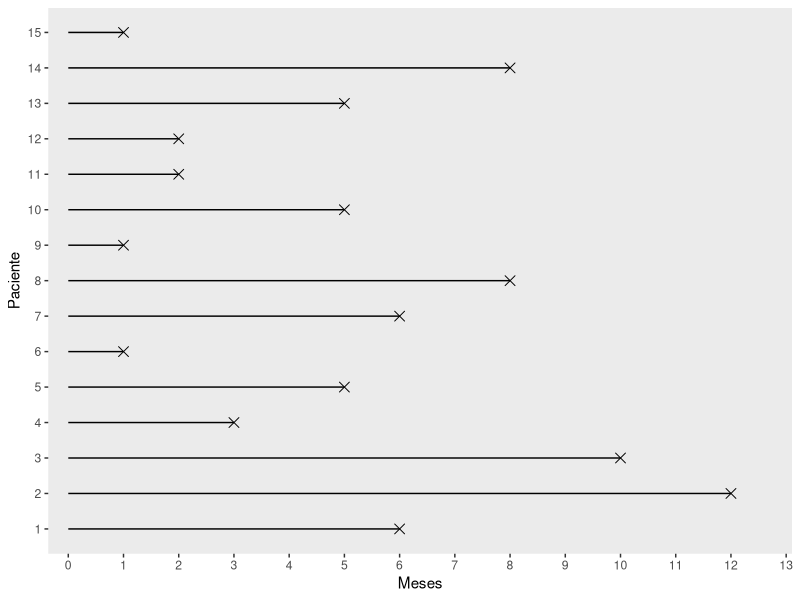
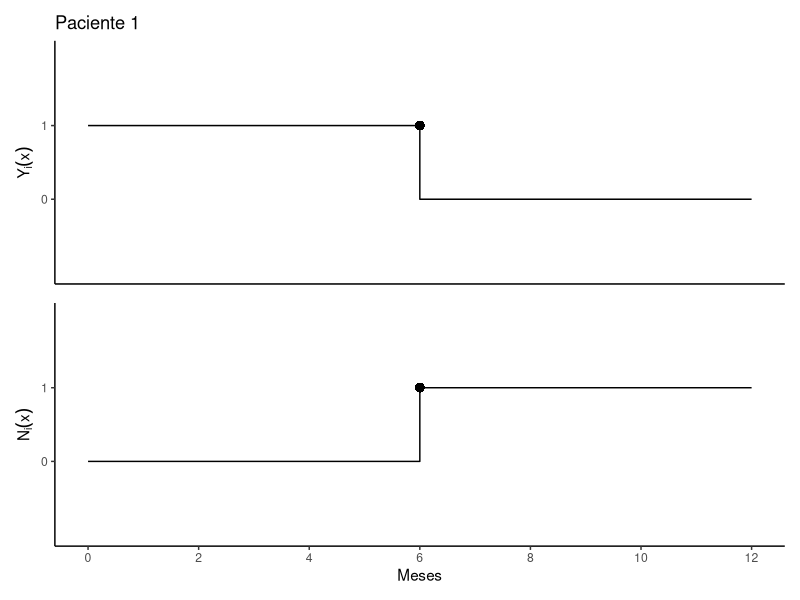
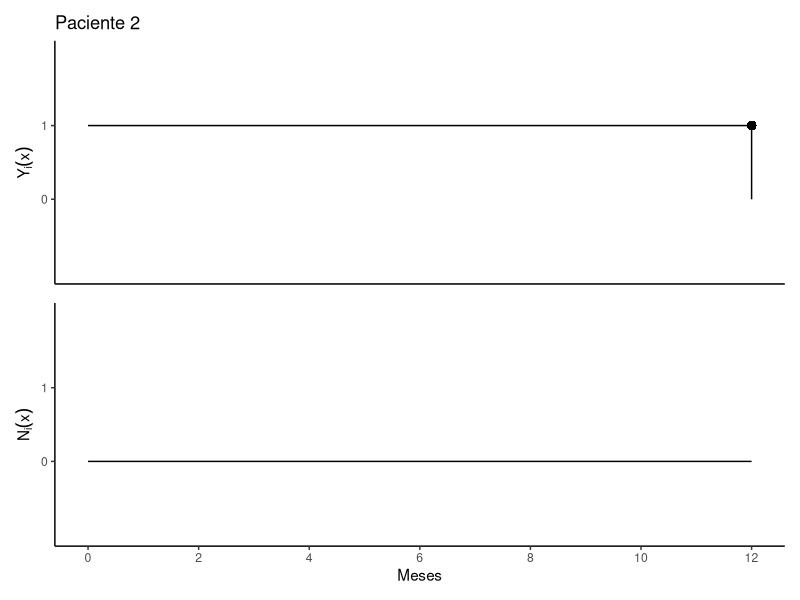
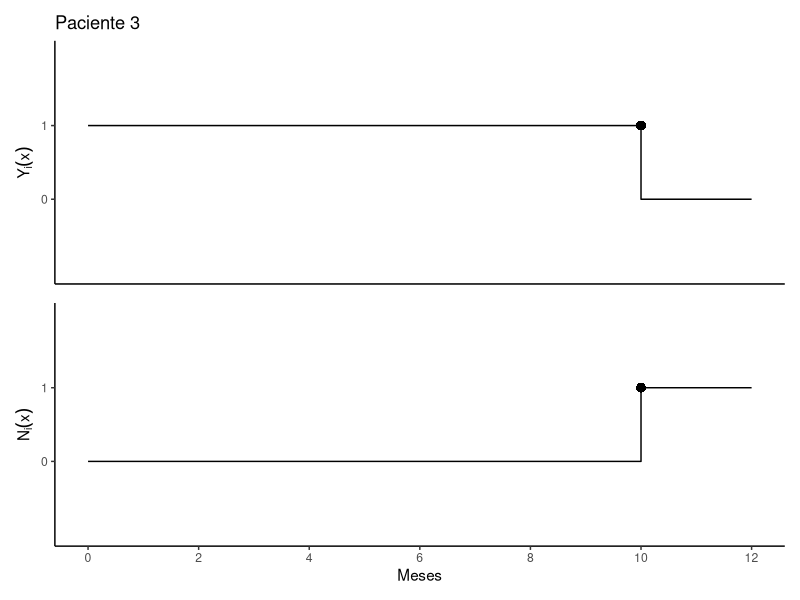
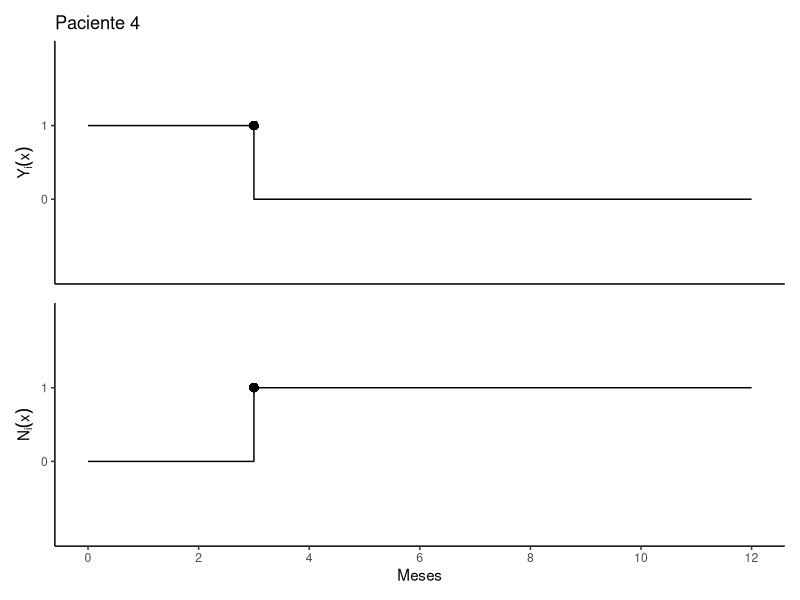
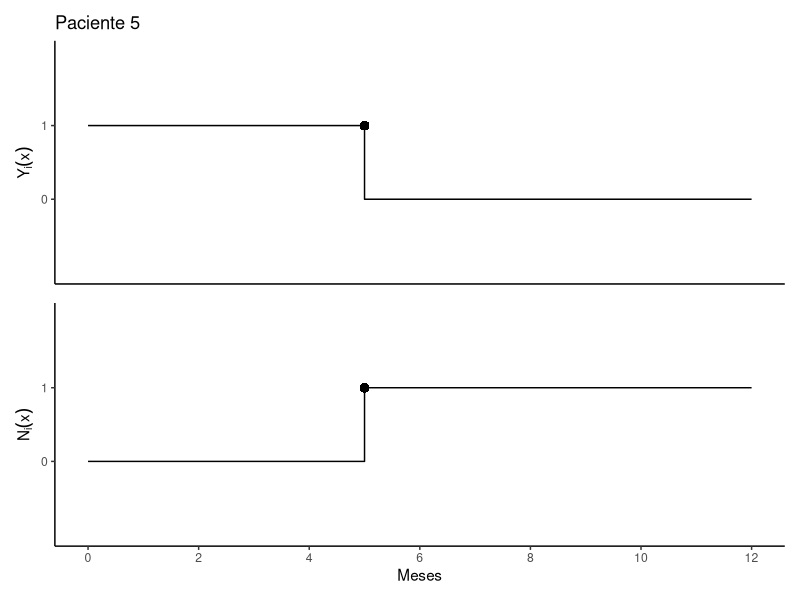

Recreate these plots in R, in order. (Note: this script raises an error after producing the figures.)
# Definição de funções
grup_traj <- function(data, tempo = tempo, id = id) {
  require(ggplot2)
  require(dplyr)
  data <- mutate(data, status2 = recode(status, `1` = 4, `0` = 1))
  y_breaks <- length(data$id)
  x_breaks <- max(data$tempo)

  ggplot(data) +
    geom_point(aes(tempo, id, shape = status2), size = 3) +
    geom_segment(aes(x = 0, y = id, xend = tempo, yend = id)) +
    scale_x_continuous(breaks = scales::extended_breaks(x_breaks),
                       name = "Meses") +
    scale_y_continuous(breaks = scales::extended_breaks(y_breaks),
                       name = "Paciente") +
    scale_shape_identity() +
    theme(panel.grid.minor = element_blank(),
          panel.grid.major = element_blank()) +
    coord_cartesian(xlim = c(0.25, x_breaks + 0.5))
}

indiv_traj <- function(data, i) {
  require(ggplot2)
  require(patchwork)

  tmax  <- max(data$tempo.fim)
  t.ini <- data$tempo.ini[[i]]
  t.fim <- data$tempo.fim[[i]]
  censu <- data$status[[i]]

  individuo_n <- tibble(
    tempo2 = seq(0, tmax + 1, 1),
    Yx = ifelse(tempo2 >= t.ini & tempo2 < t.fim, 1, 0),
    Nx = ifelse(tempo2 >= t.fim & t.fim != tmax, 1, 0),
    status = data$status[[i]])

  pontos.Nx <- tibble(
    x = with(individuo_n, ifelse(Nx != lag(Nx), tempo2, NA_integer_)),
    y = with(individuo_n, ifelse(Nx != lag(Nx), 1, NA_integer_)),
    shape = ifelse(data$status[[i]] == 0 & x == data$tempo.fim[[i]], 1, 16))

  pontos.Yx <- tibble(
    x = with(individuo_n, ifelse(Yx != lag(Yx), tempo2, NA_integer_)),
    y = with(individuo_n, ifelse(Yx != lag(Yx), lag(Yx), NA_integer_)),
    shape = ifelse(data$status[[i]] == 0 & x == data$tempo.fim[[i]], 1, 16))

  g <- ggplot(individuo_n) +
    geom_step(aes(tempo2, Nx), direction = "hv", na.rm = TRUE) +
    geom_point(data = pontos.Nx,
               aes(x, y, shape = shape),
               size = 3,
               na.rm = TRUE) +
    scale_shape_identity() +
    scale_x_continuous(breaks = seq(0, tmax, 2),
                       minor_breaks = NULL,
                       limits = c(0, tmax),
                       name = "Meses") +
    scale_y_continuous(breaks = 0:1,
                       limits = c(-1, 2),
                       minor_breaks = NULL,
                       name = expression(N[i](x))) +
    theme_classic() +
    theme(panel.grid = element_blank())

  h <- ggplot(individuo_n) +
    geom_step(aes(tempo2, Yx), direction = "hv", na.rm = TRUE) +
    geom_point(
      data = pontos.Yx,
      aes(x, y, shape = shape),
      size = 3,
      na.rm = TRUE) +
    scale_shape_identity() +
    scale_x_continuous(limits = c(0, tmax), minor_breaks = NULL) +
    scale_y_continuous(
      breaks = 0:1,
      limits = c(-1, 2),
      minor_breaks = NULL,
      name = expression(Y[i](x))) +
    theme_classic() +
    theme(
      axis.title.x = element_blank(),
      axis.text.x = element_blank(),
      axis.ticks.x = element_blank(),
      panel.grid = element_blank()) +
    ggtitle(paste0("Paciente ", i))

  wrap_plots(h, g, nrow = 2)
}

# Pacotes ----
library(tidyverse)
library(patchwork)
library(survival)

# Exercício 2.1 ----

# Dados os tempos de observação de aleitamento das seguintes crianças
aleit <- tibble(id     = 1:15,
                tempo  = c(6, 12, 10, 3, 5, 1, 6, 8, 1, 5, 2, 2, 5, 8, 1),
                status = 1)
aleit

# a) Represente graficamente os tempos de observação das crianças
grup_traj(aleit)

# b) Represente as trajetórias dos primeiros cinco indivíduos
aleit_cont <- mutate(aleit,
                     tempo.ini = 0L,
                     tempo.fim = as.integer(tempo),
                     tempo = tempo.fim - tempo.ini,
                     status = 1L)


indiv_traj(aleit_cont, 1)
indiv_traj(aleit_cont, 2)
indiv_traj(aleit_cont, 3)
indiv_traj(aleit_cont, 4)
indiv_traj(aleit_cont, 5)


# c) Como você construíria um banco de dados pelo processo clássico
aleit

# d) E pelo processo de contagem
aleit_cont

# Exercício 2.2 ----
# Considerando agora o tempo de sobrevivência de 15 pacientes de diálise
dial <- tibble(
  id     = 1:15,
  tempo  = c(2L, 4L, 29L, 6L, 3L, 1L, 1L, 2L, 3L, 9L, 10L, 11L, 5L, 5L, 1L),
  status = c(1, 1, 0, 0, 1, 1, 1, 1, 1, 0, 1, 1, 0, 1, 1))
dial

# a. Represente graficamente os tempos de observação do paciente, notação clássica
dial_cont <- cbind(dial, tempo.fim = tempo, tempo.ini = 0)
grup_traj(dial_cont)

#b. Represente as trajetórias dos primeiros cinco indivíduos
indiv_traj(dial_cont, 1)
indiv_traj(dial_cont, 2)
indiv_traj(dial_cont, 3)
indiv_traj(dial_cont, 4)
indiv_traj(dial_cont, 5)

# c. Construa um banco de dados para analisar esses dados pelo processo clássico
dial

# d. Reconstrua segundo o processo de contagem utilizando a informação de tempo inicial abaixo
tempo.ini <- c(0, 1, 12, 3, 1, 7, 0, 1, 1, 3, 12, 4, 4, 1, 22)
dial_cont <- tibble(paciente = dial$id,
                    tempo = dial$tempo,
                    tempo.ini,
                    tempo.fim = tempo + tempo.ini,
                    status = dial$status)

dial_cont

# Exercício 2.3 ----
aids <- tibble(id = 1:6,
               tempo = c(4, 6, 12, 3, 6, 9),
               tempo.ini = c(3, 6, 0, 5, 0, 3),
               tempo.fim = tempo + tempo.ini,
               status = c(1, 0, 0, 0, 1, 0))
aids



# Trajetórias
indiv_traj(aids, 1)
indiv_traj(aids, 2)
indiv_traj(aids, 3)
indiv_traj(aids, 4)
indiv_traj(aids, 5)
indiv_traj(aids, 6)

# Exercício 2.4 ----
traj <- c(id = 1,
          tempo.ini = 2,
          tempo.fim = 4,
          tempo = 2,
          status = 1)

# a. Qual foi o mês de entrada do paciente no estudo
traj["tempo.ini"]
# b. Em que mês ocorreu o desfecho
traj["tempo.fim"]
# c. Em que meses o paciente esteve sob o risco de óbito
seq(traj["tempo.ini"], traj["tempo.fim"])

# Exercício 2.5 ----
traj <- c(id = 1,
          tempo.ini = 0,
          tempo.fim = 8,
          tempo = 8,
          status = 1)

# a. Qual foi a data de entrada do paciente no estudo
traj["tempo.ini"]

# b. Em que data ocorreu o desfecho
traj["tempo.fim"]

# Exercício 2.6 ----
# a. Construa o banco de dados no formato clássico
hiv.clas <- tibble(id     = 1:6,
                   tempo  = c(1, 3, 2, 3, 2, 5),
                   status = 1)
hiv.clas

# b. Construa o banco de dados no formato de processo de contagem
hiv.cont <- tibble(id     = 1:6,
                   tempo.ini  = c(0, 0, 1, 3, 2, 2),
                   tempo = c(1, 3, 2, 3, 2, 5),
                   tempo.fim  = tempo.ini + tempo,
                   status = 1)
hiv.cont

# c. Represente graficamente os tempos observados
grup_traj(hiv.cont)

# d. Represente as trajetórias dos 6 indivíduos utilizando N(t) e Y(t)
indiv_traj(hiv.cont, 1)
indiv_traj(hiv.cont, 2)
indiv_traj(hiv.cont, 3)
indiv_traj(hiv.cont, 4)
indiv_traj(hiv.cont, 5)
indiv_traj(hiv.cont, 6)

# e. Quais são os indivíduos em risco no mês 5?
filter(hiv.cont, tempo.ini <= 5, tempo.fim > 5)

# f. Que tipo de censura ocorreu neste estudo?
"Censura Intervalar"

# g. Em que situação ocorreria truncamento?
cat("Ocorreria um truncamento a esquerda quando um paciente testasse positivo
logo que entrar no estudo.")

# Exercicío 2.7 ----
rm(list = ls())

ipec <- read.csv2("ipec.csv")
head(ipec)

# Observe os dados dos pacientes...

# a. No formato clássico
with(ipec, Surv(tempo, status))

# b. No formato de processo de contagem
with(ipec, Surv(ini, fim, status))

# c. Observe a saída nos dois formatos. Quais os tempos e status do
# 1º e 79º pacientes em cada um dos formatos?
ipec %>%
  select(id, tempo, status) %>%
  filter(id %in% c(1, 79))

ipec %>%
  select(id, ini, fim, status) %>%
  filter(id %in% c(1, 79))

# Exercício 2.8 ----

# Organize o banco e faça uma análise exploratório das variáveis de interesse

# a. Verifique as dimensões dos dados
dim(ipec)

# b. Veja quais são as variáveis que constam no arquivo de dados
names(ipec)

# c. Substitua os dados faltantes (Cód 9, 99 ou I) por NA
sapply(ipec, unique)

ipec$anotrat[ipec$anotrat == 9] <- NA
ipec$obito[ipec$obito == "I"] <- NA

# d. Indique ao R as variáveis categóricas que estão erroneamente classificadas
# como numéricas pelo R.
ipec$escola <- factor(
  ipec$escola,
  labels = c("sem", "fundam", "medio", "sup")
)

ipec$risco <- factor(
  ipec$risco,
  labels = c("Homo", "UDI", "Transf", "Cont hetero", "Mut parc", "2 fat")
)

ipec$acompan <- factor(
  ipec$acompan,
  labels = c("Amb", "Int.Post", "Int.Imed")
)

ipec$anotrat <- factor(ipec$anotrat)

ipec$tratam <- factor(
  ipec$tratam,
  labels = c("Nenhum", "Mono", "Combinada", "Potente")
)

ipec$doenca <- factor(
  ipec$doenca,
  labels = c("PCP", "TB pulm", "TB diss", "Toxo", "SK",
             "Outra", "Cand", "Herpes", "Duas", "Def CD4")
  )

ipec$propcp <- factor(
  ipec$propcp,
  labels = c("Sem", "Prim", "Secund", "Ambas"))

# e. Calcule as medidas resumo das variáveis presentes no banco
summary(ipec)

# f. Construa tabelas de frequência para as variáveis de maior interesse
table(ipec$status)
table(ipec$sexo)
table(ipec$escola)
table(ipec$risco)
table(ipec$acompan)
table(ipec$anotrat)
table(ipec$tratam)
table(ipec$doenca)
table(ipec$propcp)

# g. Construa gráficos para o tempo de sobrevivência e para outras variáveis de
# interesse.
boxplot(
  tempo ~ status,
  data = ipec,
  main = "Tempo por status",
  ylab = "Tempo(dias)",
  xlab = "Desfecho")

boxplot(
  tempo ~ sexo,
  data = ipec,
  main = "Tempo por sexo",
  ylab = "Tempo(dias)",
  xlab = "Sexo")

boxplot(
  tempo ~ escola,
  data = ipec,
  main = "Tempo por escolaridade",
  ylab = "Tempo(dias)",
  xlab = "Escolaridade")

boxplot(
  tempo ~ risco,
  data = ipec,
  main = "Tempo por risco",
  ylab = "Tempo(dias)",
  xlab = "Risco")

boxplot(
  tempo ~ acompan,
  data = ipec,
  main = "Tempo por acompanhamento",
  ylab = "Tempo(dias)",
  xlab = "Risco")

boxplot(
  tempo ~ tratam,
  data = ipec,
  main = "Tempo por tratamento",
  ylab = "Tempo(dias)",
  xlab = "Tratamento")

boxplot(
  tempo ~ doenca,
  data = ipec,
  main = "Tempo por doença",
  ylab = "Tempo(dias)",
  xlab = "Doença")

boxplot(
  tempo ~ propcp,
  data = ipec,
  main = "Tempo por propcp",
  ylab = "Tempo(dias)",
  xlab = "Propcp")

hist(
  ipec$tempo,
  main = "Sobrevivência",
  ylab = "Freqüência",
  xlab = "Dias")

hist(
  ipec$tempo/30,
  breaks = seq(0, 120, 6),
  at     = seq(0, 120, 12),
  main   = "Sobrevivência",
  ylab   = "Freqüência",
  xlab   = "Meses")
